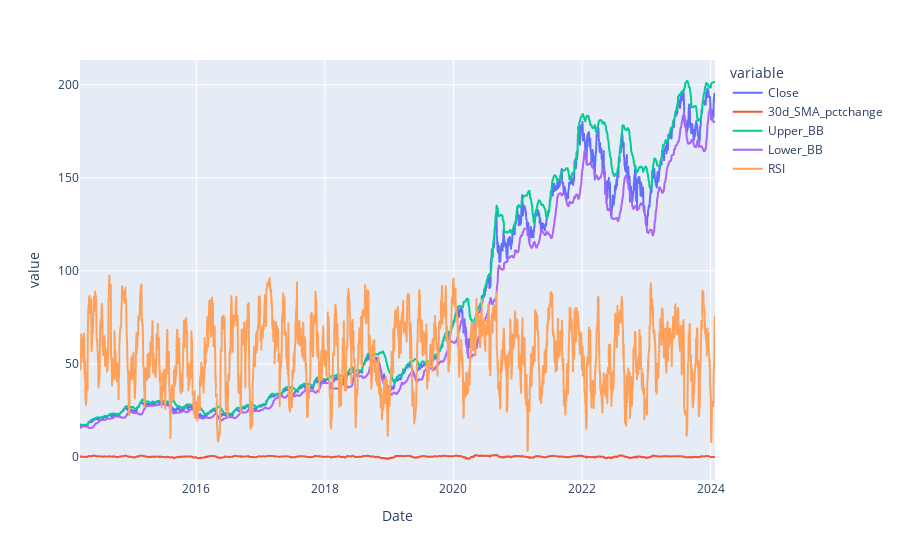

Notebook cell for this chart:
### Code cell
px.line(hist[30:], y=['Close',
                      '30d_SMA_pctchange',
                      'Upper_BB',
                      'Lower_BB',
                      'RSI'])

### Figure 1 — Plotly figure (JSON) as saved in the notebook; plotly's stock layout.template omitted (floating-point values rounded to 4 significant figures; data arrays with more than 128 entries replaced by an {"elided": "..."} marker saying what was removed)
{"data": [{"hovertemplate": "variable=Close<br>Date=%{x}<br>value=%{y}<extra></extra>", "legendgroup": "Close", "line": {"color": "#636efa", "dash": "solid"}, "marker": {"symbol": "circle"}, "mode": "lines", "name": "Close", "showlegend": true, "type": "scattergl", "x": {"elided": "2488 str values"}, "xaxis": "x", "y": {"elided": "2488 float values"}, "yaxis": "y"}, {"hovertemplate": "variable=30d_SMA_pctchange<br>Date=%{x}<br>value=%{y}<extra></extra>", "legendgroup": "30d_SMA_pctchange", "line": {"color": "#EF553B", "dash": "solid"}, "marker": {"symbol": "circle"}, "mode": "lines", "name": "30d_SMA_pctchange", "showlegend": true, "type": "scattergl", "x": {"elided": "2488 str values"}, "xaxis": "x", "y": {"elided": "2488 float values"}, "yaxis": "y"}, {"hovertemplate": "variable=Upper_BB<br>Date=%{x}<br>value=%{y}<extra></extra>", "legendgroup": "Upper_BB", "line": {"color": "#00cc96", "dash": "solid"}, "marker": {"symbol": "circle"}, "mode": "lines", "name": "Upper_BB", "showlegend": true, "type": "scattergl", "x": {"elided": "2488 str values"}, "xaxis": "x", "y": {"elided": "2488 float values"}, "yaxis": "y"}, {"hovertemplate": "variable=Lower_BB<br>Date=%{x}<br>value=%{y}<extra></extra>", "legendgroup": "Lower_BB", "line": {"color": "#ab63fa", "dash": "solid"}, "marker": {"symbol": "circle"}, "mode": "lines", "name": "Lower_BB", "showlegend": true, "type": "scattergl", "x": {"elided": "2488 str values"}, "xaxis": "x", "y": {"elided": "2488 float values"}, "yaxis": "y"}, {"hovertemplate": "variable=RSI<br>Date=%{x}<br>value=%{y}<extra></extra>", "legendgroup": "RSI", "line": {"color": "#FFA15A", "dash": "solid"}, "marker": {"symbol": "circle"}, "mode": "lines", "name": "RSI", "showlegend": true, "type": "scattergl", "x": {"elided": "2488 str values"}, "xaxis": "x", "y": {"elided": "2488 float values"}, "yaxis": "y"}], "layout": {"legend": {"title": {"text": "variable"}, "tracegroupgap": 0}, "margin": {"t": 60}, "xaxis": {"anchor": "y", "domain": [0, 1], "title": {"text": "Date"}}, "yaxis": {"anchor": "x", "domain": [0, 1], "title": {"text": "value"}}}}
